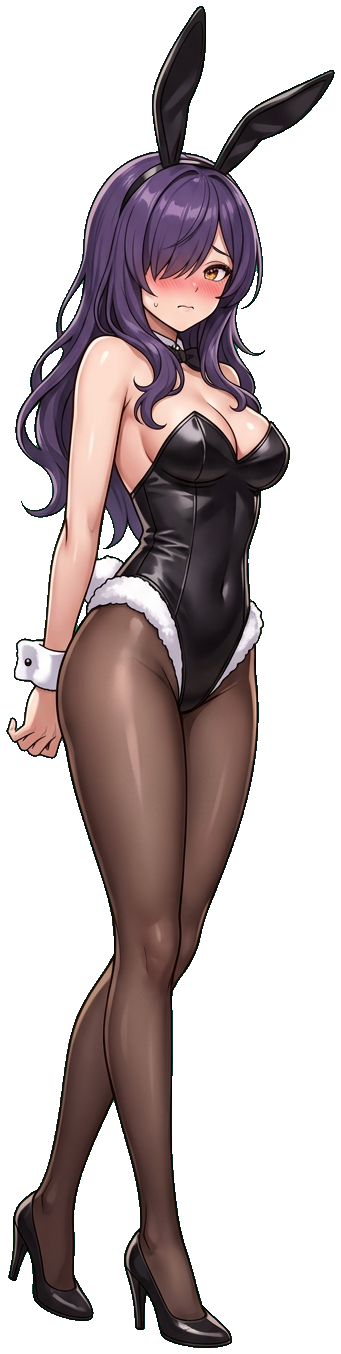
#> input picture assets/characters/costume_bunny.png, 341 x 1354 px; its folder holds 4 pictures in this run
$ python build_presentation.py
#> lines starting #> are read from the running program, lines starting #| are printed output that depends on the picture; after the words box and inside, x2 and y2 are one past the last pixel; in counts of white or black regions, pixels touching at a corner belong together
"""Build ground metadata for full-art fallback costumes only. No warp/eye masks."""
from pathlib import Path
from PIL import Image
import json
root=Path(__file__).resolve().parents[1]
result={}
for path in (root/'assets/characters').glob('*.png'):
 if not (path.stem.startswith('tier') or path.stem.startswith('costume_')):continue
 im=Image.open(path).convert('RGBA');w,h=im.size;a=im.getchannel('A');floor=a.getbbox()[3]-1
#> further down, im is the input picture: PIL image 341x1354 RGBA; mean R, G, B, A 50.1, 141.5, 87.8, 108.3
#> after `w, h = im.size`: w = 341; h = 1354
#> after `a = im.getchannel('A')`:
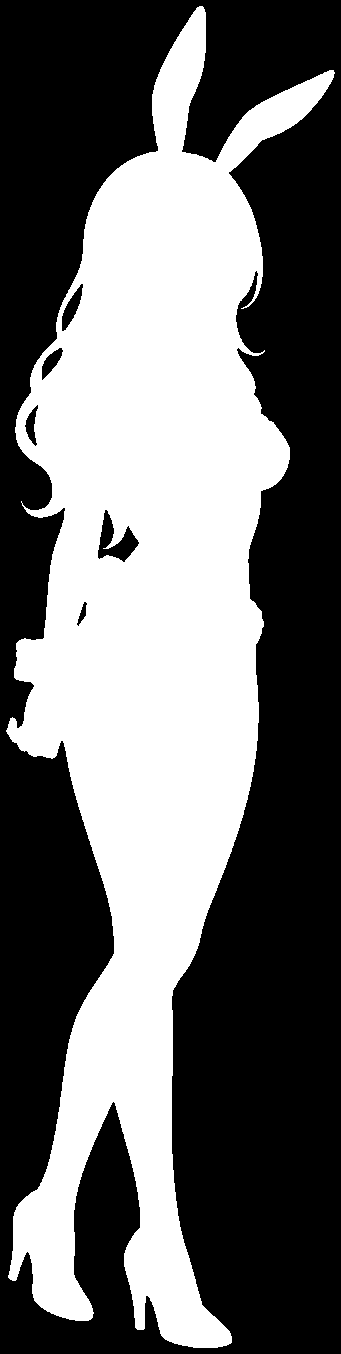
#> a: PIL image 341x1354 L; 42.5% white; 1 white region, box (x1, y1, x2, y2) and area: (6, 6, 335, 1348) 196028
#> after `floor = a.getbbox()[3] - 1`: floor = 1347
 xs=[x for x in range(w) if any(a.getpixel((x,y))>200 for y in range(max(0,floor-int(h*.008)),floor+1))];groups=[]
#> after `xs = [x for x in range(w) if any((a.getpixel((x, y)) > 200 for y in ra`: xs = 69 values from 163 to 231
 for x in xs:
  if not groups or x>groups[-1][-1]+2:groups.append([x])
  else:groups[-1].append(x)
#> this loop made 69 passes
#> after the loop, groups = 1 item
 result[path.stem]={'size':[w,h],'floor':floor/h,'contacts':[{'x':(g[0]+g[-1])/2/w,'width':max(12,g[-1]-g[0])/w} for g in groups if len(g)>3]}
#> pass 2 of the loop `for path in (root/'assets/characters').glob('*.png'):`:
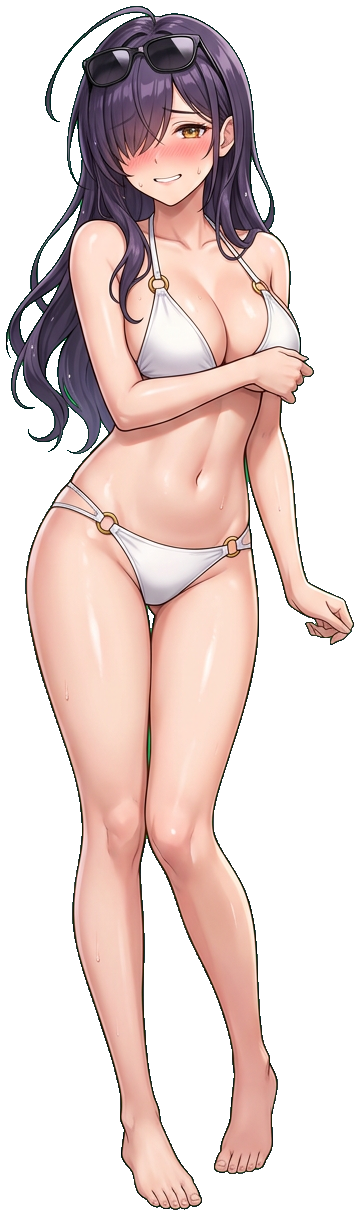
#> input picture assets/characters/costume_pool.png, 360 x 1216 px
#> im is the input picture: PIL image 360x1216 RGBA; mean R, G, B, A 100.6, 175.3, 123.4, 123.3
#> `a = im.getchannel('A')`:
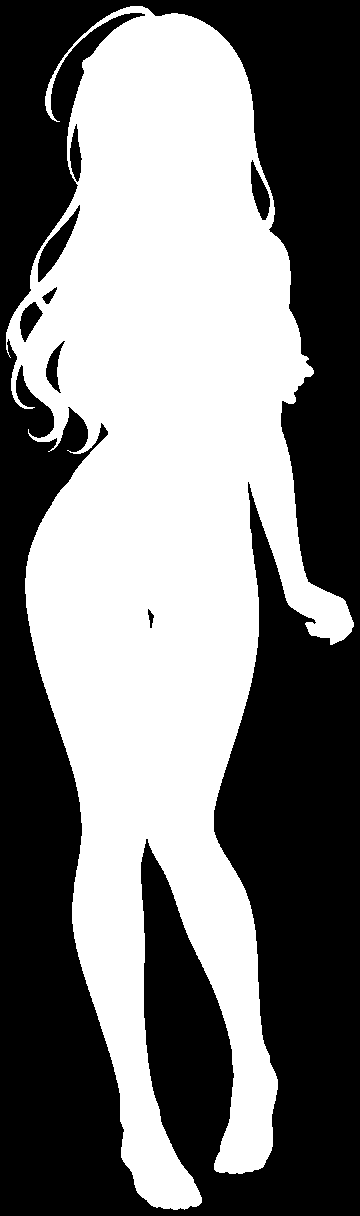
#> a: PIL image 360x1216 L; 48.3% white; 1 white region, box (x1, y1, x2, y2) and area: (6, 6, 354, 1210) 211617
#> floor = 1209
#> xs = 55 values from 147 to 201
#> the loop `for x in xs:` made 55 passes
(root/'data/character-presentation.js').write_text('/* Ground contacts only. */\nwindow.CHARACTER_PRESENTATION = '+json.dumps(result,indent=2)+';\n')
